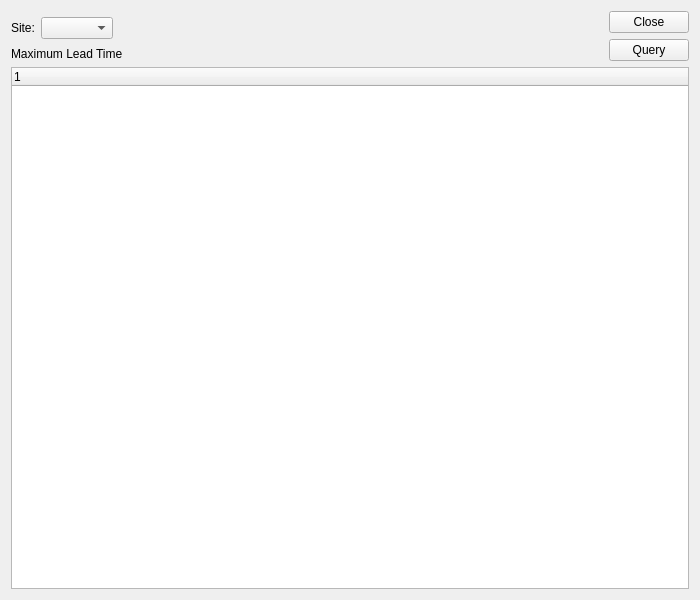
<?xml version="1.0" encoding="UTF-8"?>
<ui version="4.0">
 <class>ltanalysis</class>
 <widget class="QWidget" name="ltanalysis">
  <property name="geometry">
   <rect>
    <x>0</x>
    <y>0</y>
    <width>700</width>
    <height>600</height>
   </rect>
  </property>
  <property name="windowTitle">
   <string>Lead Time Analysis</string>
  </property>
  <layout class="QVBoxLayout" name="verticalLayout_3">
   <item>
    <layout class="QHBoxLayout" name="horizontalLayout_2">
     <item>
      <layout class="QVBoxLayout" name="verticalLayout_2">
       <item>
        <widget class="ItemCluster" name="_item"/>
       </item>
       <item>
        <layout class="QHBoxLayout" name="horizontalLayout_3">
         <item>
          <widget class="QLabel" name="_warehouseLit">
           <property name="text">
            <string>Site:</string>
           </property>
          </widget>
         </item>
         <item>
          <widget class="WComboBox" name="_warehouse"/>
         </item>
         <item>
          <spacer name="horizontalSpacer">
           <property name="orientation">
            <enum>Qt::Horizontal</enum>
           </property>
           <property name="sizeHint" stdset="0">
            <size>
             <width>40</width>
             <height>20</height>
            </size>
           </property>
          </spacer>
         </item>
        </layout>
       </item>
       <item>
        <spacer name="verticalSpacer_2">
         <property name="orientation">
          <enum>Qt::Vertical</enum>
         </property>
         <property name="sizeHint" stdset="0">
          <size>
           <width>20</width>
           <height>0</height>
          </size>
         </property>
        </spacer>
       </item>
       <item>
        <layout class="QHBoxLayout" name="horizontalLayout">
         <item>
          <widget class="XLabel" name="max_lt">
           <property name="text">
            <string>Maximum Lead Time</string>
           </property>
          </widget>
         </item>
         <item>
          <widget class="XLabel" name="_max_lt">
           <property name="sizePolicy">
            <sizepolicy hsizetype="Preferred" vsizetype="Preferred">
             <horstretch>1</horstretch>
             <verstretch>0</verstretch>
            </sizepolicy>
           </property>
           <property name="text">
            <string/>
           </property>
          </widget>
         </item>
        </layout>
       </item>
      </layout>
     </item>
     <item>
      <layout class="QVBoxLayout" name="verticalLayout">
       <item>
        <widget class="QPushButton" name="_close">
         <property name="text">
          <string>Close</string>
         </property>
        </widget>
       </item>
       <item>
        <widget class="QPushButton" name="_query">
         <property name="text">
          <string>Query</string>
         </property>
        </widget>
       </item>
       <item>
        <spacer name="verticalSpacer">
         <property name="orientation">
          <enum>Qt::Vertical</enum>
         </property>
         <property name="sizeHint" stdset="0">
          <size>
           <width>20</width>
           <height>0</height>
          </size>
         </property>
        </spacer>
       </item>
      </layout>
     </item>
    </layout>
   </item>
   <item>
    <widget class="XTreeWidget" name="_display">
     <property name="sizePolicy">
      <sizepolicy hsizetype="Expanding" vsizetype="Expanding">
       <horstretch>0</horstretch>
       <verstretch>1</verstretch>
      </sizepolicy>
     </property>
    </widget>
   </item>
  </layout>
 </widget>
 <customwidgets>
  <customwidget>
   <class>ItemCluster</class>
   <extends>QWidget</extends>
   <header>itemcluster.h</header>
   <container>1</container>
  </customwidget>
  <customwidget>
   <class>WComboBox</class>
   <extends>XComboBox</extends>
   <header>wcombobox.h</header>
  </customwidget>
  <customwidget>
   <class>XComboBox</class>
   <extends>QComboBox</extends>
   <header>xcombobox.h</header>
  </customwidget>
  <customwidget>
   <class>XLabel</class>
   <extends>QLabel</extends>
   <header>xlabel.h</header>
  </customwidget>
  <customwidget>
   <class>XTreeWidget</class>
   <extends>QTreeWidget</extends>
   <header>xtreewidget.h</header>
  </customwidget>
 </customwidgets>
 <tabstops>
  <tabstop>_item</tabstop>
  <tabstop>_close</tabstop>
  <tabstop>_query</tabstop>
  <tabstop>_display</tabstop>
 </tabstops>
 <resources/>
 <connections>
  <connection>
   <sender>_item</sender>
   <signal>newId(int)</signal>
   <receiver>_warehouse</receiver>
   <slot>findItemsites(int)</slot>
   <hints>
    <hint type="sourcelabel">
     <x>304</x>
     <y>46</y>
    </hint>
    <hint type="destinationlabel">
     <x>104</x>
     <y>102</y>
    </hint>
   </hints>
  </connection>
 </connections>
</ui>
